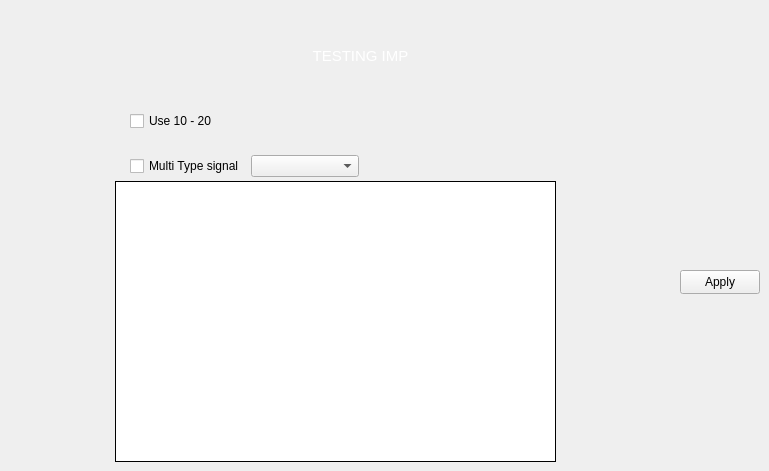
            <widget class="QWidget" name="page__testing">
             <widget class="QLabel" name="label_5">
              <property name="geometry">
               <rect>
                <x>10</x>
                <y>30</y>
                <width>701</width>
                <height>51</height>
               </rect>
              </property>
              <property name="font">
               <font>
                <pointsize>11</pointsize>
                <italic>false</italic>
                <bold>false</bold>
               </font>
              </property>
              <property name="styleSheet">
               <string notr="true">color:#fff</string>
              </property>
              <property name="text">
               <string>TESTING IMP</string>
              </property>
              <property name="alignment">
               <set>Qt::AlignCenter</set>
              </property>
              <property name="wordWrap">
               <bool>true</bool>
              </property>
             </widget>
             <widget class="QTableView" name="table_settings_3">
              <property name="geometry">
               <rect>
                <x>115</x>
                <y>181</y>
                <width>441</width>
                <height>281</height>
               </rect>
              </property>
              <property name="styleSheet">
               <string notr="true">border: 1px solid rgb(0,0,0)</string>
              </property>
             </widget>
             <widget class="QCheckBox" name="cb_1020_3">
              <property name="geometry">
               <rect>
                <x>130</x>
                <y>110</y>
                <width>131</width>
                <height>22</height>
               </rect>
              </property>
              <property name="text">
               <string>Use 10 - 20</string>
              </property>
             </widget>
             <widget class="QPushButton" name="btn_apply_settings_test">
              <property name="geometry">
               <rect>
                <x>680</x>
                <y>270</y>
                <width>80</width>
                <height>24</height>
               </rect>
              </property>
              <property name="text">
               <string>Apply</string>
              </property>
             </widget>
             <widget class="QWidget" name="layoutWidget">
              <property name="geometry">
               <rect>
                <x>130</x>
                <y>150</y>
                <width>229</width>
                <height>32</height>
               </rect>
              </property>
              <layout class="QHBoxLayout" name="horizontalLayout_2">
               <item>
                <widget class="QCheckBox" name="cb_multitype_signal_3">
                 <property name="text">
                  <string>Multi Type signal</string>
                 </property>
                </widget>
               </item>
               <item>
                <widget class="QComboBox" name="dropdown_signal_type_3"/>
               </item>
              </layout>
             </widget>
            </widget>
